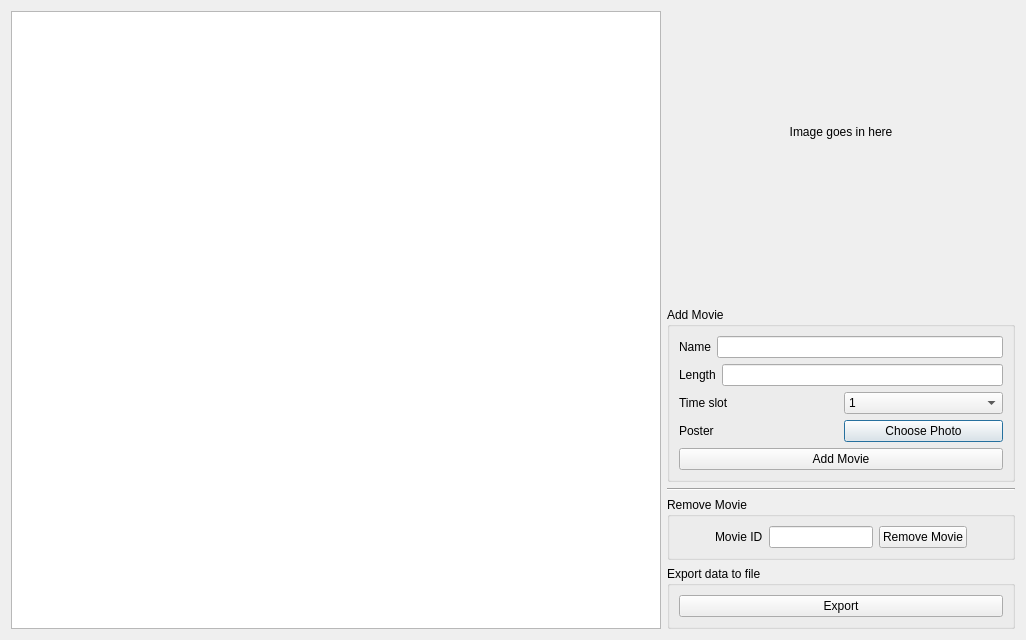
<?xml version="1.0" encoding="UTF-8"?>
<ui version="4.0">
 <class>ShowtimeAdmin</class>
 <widget class="QDialog" name="ShowtimeAdmin">
  <property name="geometry">
   <rect>
    <x>0</x>
    <y>0</y>
    <width>1024</width>
    <height>640</height>
   </rect>
  </property>
  <property name="windowTitle">
   <string>Dialog</string>
  </property>
  <layout class="QHBoxLayout" name="horizontalLayout_3">
   <item>
    <widget class="QTableView" name="tableView_movieList">
     <property name="sizePolicy">
      <sizepolicy hsizetype="Fixed" vsizetype="Expanding">
       <horstretch>0</horstretch>
       <verstretch>0</verstretch>
      </sizepolicy>
     </property>
     <property name="minimumSize">
      <size>
       <width>650</width>
       <height>0</height>
      </size>
     </property>
     <property name="styleSheet">
      <string notr="true">QHeaderView::section { background-color:black }</string>
     </property>
     <property name="showGrid">
      <bool>true</bool>
     </property>
    </widget>
   </item>
   <item>
    <layout class="QVBoxLayout" name="verticalLayout_4">
     <item>
      <widget class="QLabel" name="label_moviePhoto">
       <property name="sizePolicy">
        <sizepolicy hsizetype="Fixed" vsizetype="Fixed">
         <horstretch>0</horstretch>
         <verstretch>0</verstretch>
        </sizepolicy>
       </property>
       <property name="minimumSize">
        <size>
         <width>348</width>
         <height>242</height>
        </size>
       </property>
       <property name="text">
        <string>Image goes in here</string>
       </property>
       <property name="scaledContents">
        <bool>true</bool>
       </property>
       <property name="alignment">
        <set>Qt::AlignCenter</set>
       </property>
      </widget>
     </item>
     <item>
      <spacer name="verticalSpacer">
       <property name="orientation">
        <enum>Qt::Vertical</enum>
       </property>
       <property name="sizeHint" stdset="0">
        <size>
         <width>20</width>
         <height>40</height>
        </size>
       </property>
      </spacer>
     </item>
     <item>
      <widget class="QGroupBox" name="groupBox_2">
       <property name="title">
        <string>Add Movie</string>
       </property>
       <layout class="QVBoxLayout" name="verticalLayout_2">
        <item>
         <layout class="QVBoxLayout" name="verticalLayout_10">
          <item>
           <layout class="QHBoxLayout" name="horizontalLayout_5">
            <item>
             <widget class="QLabel" name="lbl_movieName">
              <property name="text">
               <string>Name</string>
              </property>
             </widget>
            </item>
            <item>
             <widget class="QLineEdit" name="lineEdit_movieName"/>
            </item>
           </layout>
          </item>
          <item>
           <layout class="QHBoxLayout" name="horizontalLayout_6">
            <item>
             <widget class="QLabel" name="lbl_movieLength">
              <property name="text">
               <string>Length</string>
              </property>
             </widget>
            </item>
            <item>
             <widget class="QLineEdit" name="lineEdit_movieLength"/>
            </item>
           </layout>
          </item>
          <item>
           <layout class="QHBoxLayout" name="horizontalLayout_7">
            <item>
             <widget class="QLabel" name="lbl_timeSlot">
              <property name="text">
               <string>Time slot</string>
              </property>
             </widget>
            </item>
            <item>
             <widget class="QComboBox" name="comboBox_timeSlot">
              <item>
               <property name="text">
                <string>1</string>
               </property>
              </item>
              <item>
               <property name="text">
                <string>2</string>
               </property>
              </item>
              <item>
               <property name="text">
                <string>3</string>
               </property>
              </item>
              <item>
               <property name="text">
                <string>4</string>
               </property>
              </item>
              <item>
               <property name="text">
                <string>5</string>
               </property>
              </item>
             </widget>
            </item>
           </layout>
          </item>
          <item>
           <layout class="QHBoxLayout" name="horizontalLayout_10">
            <item>
             <widget class="QLabel" name="lbl_Poster">
              <property name="text">
               <string>Poster</string>
              </property>
             </widget>
            </item>
            <item>
             <widget class="QPushButton" name="btn_choosePhoto">
              <property name="text">
               <string>Choose Photo</string>
              </property>
             </widget>
            </item>
           </layout>
          </item>
          <item>
           <widget class="QPushButton" name="btn_addMovie">
            <property name="text">
             <string>Add Movie</string>
            </property>
           </widget>
          </item>
         </layout>
        </item>
       </layout>
      </widget>
     </item>
     <item>
      <widget class="Line" name="line">
       <property name="lineWidth">
        <number>1</number>
       </property>
       <property name="orientation">
        <enum>Qt::Horizontal</enum>
       </property>
      </widget>
     </item>
     <item>
      <widget class="QGroupBox" name="groupBox">
       <property name="sizePolicy">
        <sizepolicy hsizetype="Preferred" vsizetype="Fixed">
         <horstretch>0</horstretch>
         <verstretch>0</verstretch>
        </sizepolicy>
       </property>
       <property name="title">
        <string>Remove Movie</string>
       </property>
       <layout class="QHBoxLayout" name="horizontalLayout">
        <item>
         <spacer name="horizontalSpacer">
          <property name="orientation">
           <enum>Qt::Horizontal</enum>
          </property>
          <property name="sizeHint" stdset="0">
           <size>
            <width>40</width>
            <height>20</height>
           </size>
          </property>
         </spacer>
        </item>
        <item>
         <widget class="QLabel" name="label_movieId">
          <property name="text">
           <string>Movie ID</string>
          </property>
         </widget>
        </item>
        <item>
         <widget class="QLineEdit" name="lineEdit_movieIdWillBeRemoved">
          <property name="inputMethodHints">
           <set>Qt::ImhPreferNumbers</set>
          </property>
         </widget>
        </item>
        <item>
         <widget class="QPushButton" name="btn_removeMovie">
          <property name="text">
           <string>Remove Movie</string>
          </property>
         </widget>
        </item>
        <item>
         <spacer name="horizontalSpacer_2">
          <property name="orientation">
           <enum>Qt::Horizontal</enum>
          </property>
          <property name="sizeHint" stdset="0">
           <size>
            <width>40</width>
            <height>20</height>
           </size>
          </property>
         </spacer>
        </item>
       </layout>
      </widget>
     </item>
     <item>
      <widget class="QGroupBox" name="groupBox_3">
       <property name="title">
        <string>Export data to file</string>
       </property>
       <layout class="QHBoxLayout" name="horizontalLayout_2">
        <item>
         <widget class="QPushButton" name="pushButton_export">
          <property name="text">
           <string>Export</string>
          </property>
         </widget>
        </item>
       </layout>
      </widget>
     </item>
    </layout>
   </item>
  </layout>
 </widget>
 <resources/>
 <connections/>
</ui>
